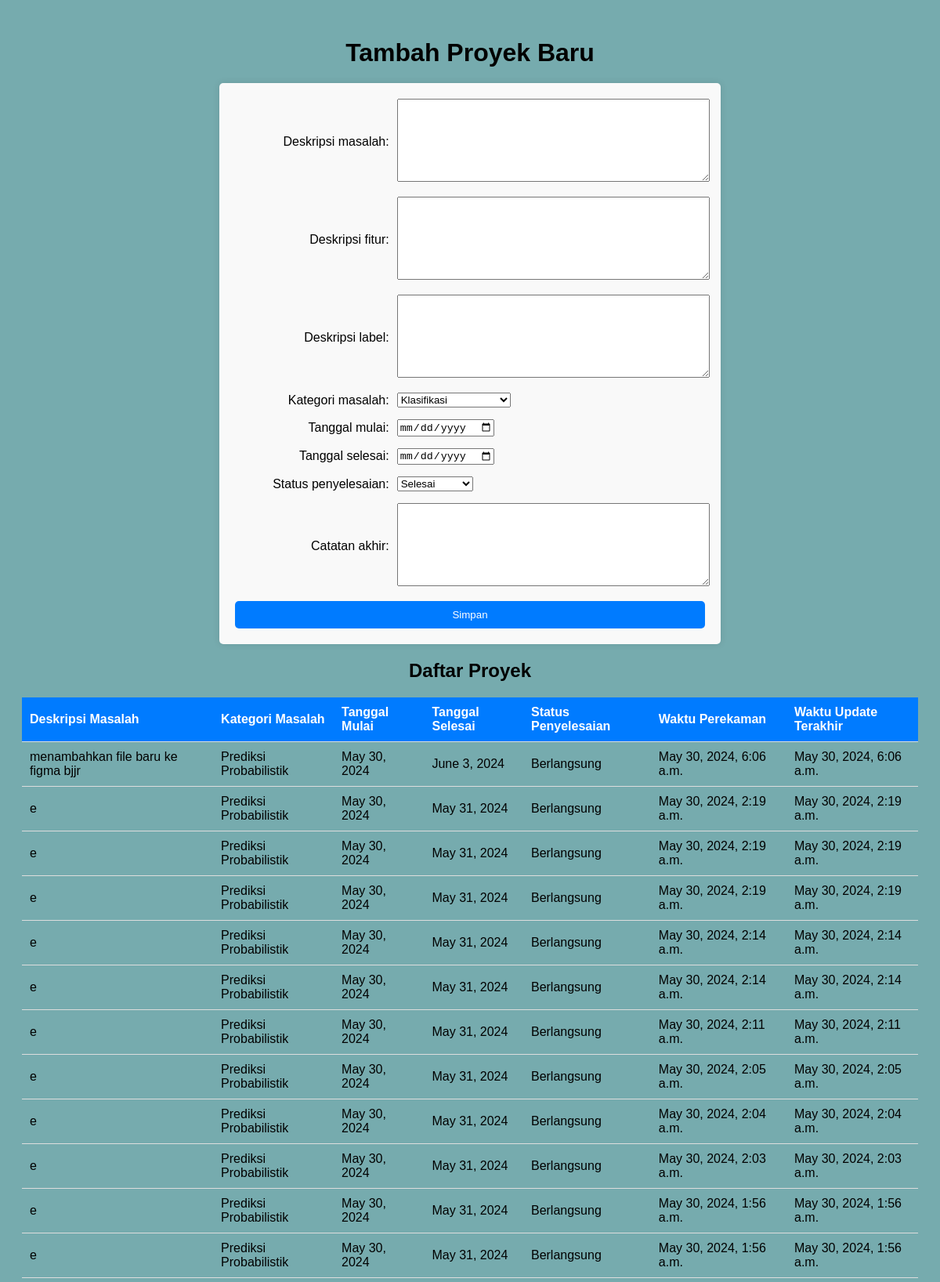
Page /icreation_list/ (upper part) on the committed database.
### data_entry/models.py (models this page shows, shortened)
class Icreation(models.Model):
    CATEGORY_CHOICES = [
        ('Klasifikasi', 'Klasifikasi'),
        ('Prediksi Numerik', 'Prediksi Numerik'),
        ('Prediksi Probabilistik', 'Prediksi Probabilistik'),
        ('Deteksi', 'Deteksi'),
        ('Rekognisi', 'Rekognisi'),
    ]
    STATUS_CHOICES = [
        ('Selesai', 'Selesai'),
        ('Berlangsung', 'Berlangsung'),
        ('Gagal', 'Gagal'),
    ]
    deskripsi_masalah = models.TextField(default='')
    deskripsi_fitur = models.TextField(default='')
    deskripsi_label = models.TextField(default='')
    kategori_masalah = models.CharField(max_length=30, choices=CATEGORY_CHOICES, default='Klasifikasi')
    tanggal_mulai = models.DateField()
    tanggal_selesai = models.DateField()
    status_penyelesaian = models.CharField(max_length=30, choices=STATUS_CHOICES, default='Selesai')
    catatan_akhir = models.TextField(blank=True, null=True)
    waktu_perekaman = models.DateTimeField(default=timezone.now, blank=True)  # Tambahkan default di sini
    waktu_update_terakhir = models.DateTimeField(auto_now=True)

### data_entry/views.py (the view)
# urls.py: path('icreation_list/', views.icreation_list, name='icreation_list'),
def icreation_list(request):
    if request.method == 'POST':
        form = IcreationForm(request.POST)
        if form.is_valid():
            form.save()
        icreation_list = Icreation.objects.all().order_by('-id')
        context = {
            "form": form,
            "icreation_list": icreation_list
        }
        return render(request, 'data_entry/icreation_form.html', context)
    else:
        form = IcreationForm()
        icreation_list = Icreation.objects.all().order_by('-id')
        context = {
            "form": form,
            "icreation_list": icreation_list
        }
        return render(request, 'data_entry/icreation_form.html', context)

### data_entry/forms.py
class IcreationForm(forms.ModelForm):
    class Meta:
        model = Icreation
        fields = [
            'deskripsi_masalah',
            'deskripsi_fitur',
            'deskripsi_label',
            'kategori_masalah',
            'tanggal_mulai',
            'tanggal_selesai',
            'status_penyelesaian',
            'catatan_akhir'
        ]
        widgets = {
            'tanggal_mulai': forms.DateInput(attrs={'type': 'date'}),
            'tanggal_selesai': forms.DateInput(attrs={'type': 'date'}),
        }

### data_entry/templates/data_entry/icreation_form.html (shortened to what this page needs)
<!DOCTYPE html>
<html lang="en">
<head>
    {% load static %}
    <link rel="stylesheet" href="{% static 'halaman_pertama.css' %}">
</head>
<body>
    <h1>Tambah Proyek Baru</h1>
    <form method="post">
        <div class="form-group">
            <label for="id_deskripsi_masalah">Deskripsi masalah:</label>
            <div class="field">
                {{ form.deskripsi_masalah }}
            </div>
        </div>
        <div class="form-group">
            <label for="id_deskripsi_fitur">Deskripsi fitur:</label>
            <div class="field">
                {{ form.deskripsi_fitur }}
            </div>
        </div>
        <div class="form-group">
            <label for="id_deskripsi_label">Deskripsi label:</label>
            <div class="field">
                {{ form.deskripsi_label }}
            </div>
        </div>
        <div class="form-group">
            <label for="id_kategori_masalah">Kategori masalah:</label>
            <div class="field">
                {{ form.kategori_masalah }}
            </div>
        </div>
        <div class="form-group">
            <label for="id_tanggal_mulai">Tanggal mulai:</label>
            <div class="field">
                {{ form.tanggal_mulai }}
            </div>
        </div>
        <div class="form-group">
            <label for="id_tanggal_selesai">Tanggal selesai:</label>
            <div class="field">
                {{ form.tanggal_selesai }}
            </div>
        </div>
        <div class="form-group">
            <label for="id_status_penyelesaian">Status penyelesaian:</label>
            <div class="field">
                {{ form.status_penyelesaian }}
            </div>
        </div>
        <div class="form-group">
            <label for="id_catatan_akhir">Catatan akhir:</label>
            <div class="field">
                {{ form.catatan_akhir }}
            </div>
        </div>
        <button type="submit">Simpan</button>
    </form>
    <h2>Daftar Proyek</h2>
    <table>
        <thead>
            <tr>
                <th>Deskripsi Masalah</th>
                <th>Kategori Masalah</th>
                <th>Tanggal Mulai</th>
                <th>Tanggal Selesai</th>
                <th>Status Penyelesaian</th>
                <th>Waktu Perekaman</th>
                <th>Waktu Update Terakhir</th>
            </tr>
        </thead>
        <tbody>
            {% for icreation in icreation_list %}
            <tr>
                <td>{{ icreation.deskripsi_masalah }}</td>
                <td>{{ icreation.kategori_masalah }}</td>
                <td>{{ icreation.tanggal_mulai }}</td>
                <td>{{ icreation.tanggal_selesai }}</td>
                <td>{{ icreation.status_penyelesaian }}</td>
                <td>{{ icreation.waktu_perekaman }}</td>
                <td>{{ icreation.waktu_update_terakhir }}</td>
            </tr>
            {% endfor %}
        </tbody>
    </table>
</body>
</html>

### static/halaman_pertama.css (style rules this page uses)
body { font-family: Arial, sans-serif; background-color: #76ABAE; padding: 20px; }
h1, h2 { text-align: center; margin-bottom: 20px; }
form, .table-container { background-color: #f9f9f9; padding: 20px; border-radius: 5px; box-shadow: 0 0 10px rgba(0, 0, 0, 0.1); max-width: 600px; margin: 0 auto; }
.form-group { display: flex; flex-direction: row; align-items: center; margin-bottom: 15px; }
.form-group label { flex: 1; margin-right: 10px; text-align: right; }
.form-group .field { flex: 2; }
.form-group textarea { width: 100%; height: 100px; }
button { display: block; width: 100%; padding: 10px; background-color: #007bff; color: #fff; border: none; border-radius: 5px; cursor: pointer; }
table { width: 100%; border-collapse: collapse; margin-top: 20px; }
th, td { padding: 10px; text-align: left; border-bottom: 1px solid #ddd; }
th { background-color: #007bff; color: white; }

### rows in the picture
Icreation: deskripsi_masalah "menambahkan file baru ke figma bjjr", kategori_masalah "Prediksi Probabilistik", tanggal_mulai "May 30, 2024", tanggal_selesai "June 3, 2024", status_penyelesaian "Berlangsung", waktu_perekaman "May 30, 2024, 6:06 a.m.", waktu_update_terakhir "May 30, 2024, 6:06 a.m."
Icreation: deskripsi_masalah "e", kategori_masalah "Prediksi Probabilistik", tanggal_mulai "May 30, 2024", tanggal_selesai "May 31, 2024", status_penyelesaian "Berlangsung", waktu_perekaman "May 30, 2024, 2:19 a.m.", waktu_update_terakhir "May 30, 2024, 2:19 a.m."
Icreation: deskripsi_masalah "e", kategori_masalah "Prediksi Probabilistik", tanggal_mulai "May 30, 2024", tanggal_selesai "May 31, 2024", status_penyelesaian "Berlangsung", waktu_perekaman "May 30, 2024, 2:19 a.m.", waktu_update_terakhir "May 30, 2024, 2:19 a.m."
Icreation: deskripsi_masalah "e", kategori_masalah "Prediksi Probabilistik", tanggal_mulai "May 30, 2024", tanggal_selesai "May 31, 2024", status_penyelesaian "Berlangsung", waktu_perekaman "May 30, 2024, 2:19 a.m.", waktu_update_terakhir "May 30, 2024, 2:19 a.m."
Icreation: deskripsi_masalah "e", kategori_masalah "Prediksi Probabilistik", tanggal_mulai "May 30, 2024", tanggal_selesai "May 31, 2024", status_penyelesaian "Berlangsung", waktu_perekaman "May 30, 2024, 2:14 a.m.", waktu_update_terakhir "May 30, 2024, 2:14 a.m."
Icreation: deskripsi_masalah "e", kategori_masalah "Prediksi Probabilistik", tanggal_mulai "May 30, 2024", tanggal_selesai "May 31, 2024", status_penyelesaian "Berlangsung", waktu_perekaman "May 30, 2024, 2:14 a.m.", waktu_update_terakhir "May 30, 2024, 2:14 a.m."
Icreation: deskripsi_masalah "e", kategori_masalah "Prediksi Probabilistik", tanggal_mulai "May 30, 2024", tanggal_selesai "May 31, 2024", status_penyelesaian "Berlangsung", waktu_perekaman "May 30, 2024, 2:11 a.m.", waktu_update_terakhir "May 30, 2024, 2:11 a.m."
Icreation: deskripsi_masalah "e", kategori_masalah "Prediksi Probabilistik", tanggal_mulai "May 30, 2024", tanggal_selesai "May 31, 2024", status_penyelesaian "Berlangsung", waktu_perekaman "May 30, 2024, 2:05 a.m.", waktu_update_terakhir "May 30, 2024, 2:05 a.m."
Icreation: deskripsi_masalah "e", kategori_masalah "Prediksi Probabilistik", tanggal_mulai "May 30, 2024", tanggal_selesai "May 31, 2024", status_penyelesaian "Berlangsung", waktu_perekaman "May 30, 2024, 2:04 a.m.", waktu_update_terakhir "May 30, 2024, 2:04 a.m."
Icreation: deskripsi_masalah "e", kategori_masalah "Prediksi Probabilistik", tanggal_mulai "May 30, 2024", tanggal_selesai "May 31, 2024", status_penyelesaian "Berlangsung", waktu_perekaman "May 30, 2024, 2:03 a.m.", waktu_update_terakhir "May 30, 2024, 2:03 a.m."
Icreation: deskripsi_masalah "e", kategori_masalah "Prediksi Probabilistik", tanggal_mulai "May 30, 2024", tanggal_selesai "May 31, 2024", status_penyelesaian "Berlangsung", waktu_perekaman "May 30, 2024, 1:56 a.m.", waktu_update_terakhir "May 30, 2024, 1:56 a.m."
Icreation: deskripsi_masalah "e", kategori_masalah "Prediksi Probabilistik", tanggal_mulai "May 30, 2024", tanggal_selesai "May 31, 2024", status_penyelesaian "Berlangsung", waktu_perekaman "May 30, 2024, 1:56 a.m.", waktu_update_terakhir "May 30, 2024, 1:56 a.m."
